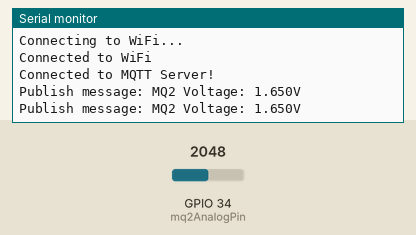
This sketch was run on a simulated ESP32. Parts: the last lines printed to the serial monitor. Inputs (shaded band) come from the test bench; at power-on: GPIO 34 (mq2AnalogPin) = 2048 (analog values on the 0–4095 scale). WiFi joins after 1.5 s; servers stay silent unless stated; no MQTT or app messages arrive unless stated.

Above: at 2.7 s.
2.8 s: GPIO 34 (mq2AnalogPin) set to 2866
At 4.1 s:
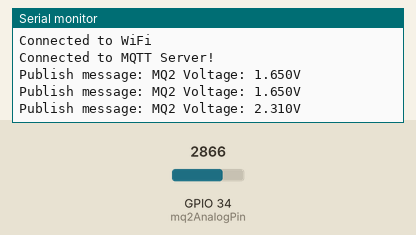
4.3 s: GPIO 34 (mq2AnalogPin) set to 3603
At 5.3 s:
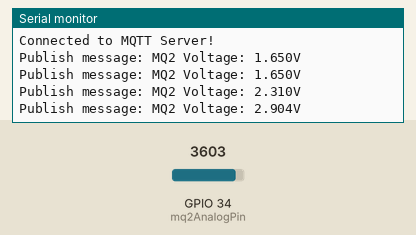
Timing chart, 0 to 7.3 s (numbered marks = the images above; inputs shaded):
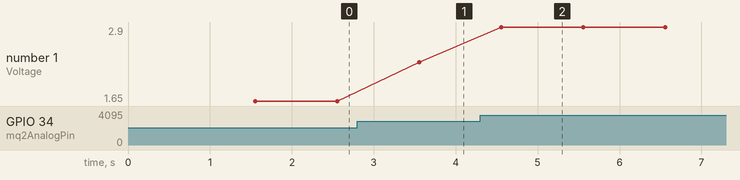

The sketch:

MQ2MQTT.ino
```cpp
#include <Arduino.h>
#include <WiFi.h>
#include <PubSubClient.h>

// WiFi参数
const char* ssid = "360wifi"; // 替换为你的WiFi名称
const char* password = "625625625"; // 替换为你的WiFi密码

// MQTT服务器参数
const char* mqttServer = "192.168.0.101";
const int mqttPort = 1883; // 你的MQTT端口（通常是1883）

// 初始化WiFi和MQTT客户端
WiFiClient espClient;
PubSubClient mqttClient(espClient);

// MQ2传感器的模拟输入引脚
const int mq2AnalogPin = 34; // 将MQ2的A0端口连接到ESP32的GPIO34

void setup() {
  Serial.begin(115200);
  // 连接WiFi
  WiFi.begin(ssid, password);

  while (WiFi.status() != WL_CONNECTED) {
    delay(500);
    Serial.println("Connecting to WiFi...");
  }
  Serial.println("Connected to WiFi");

  // 设置MQTT服务器和端口
  mqttClient.setServer(mqttServer, mqttPort);

  // 连接到MQTT服务器
  if (mqttClient.connect("ESP32Client")) {
    Serial.println("Connected to MQTT Server!");
  } else {
    Serial.print("failed with state ");
    Serial.print(mqttClient.state());
    delay(2000);
  }

  // ESP32支持12位模拟读取分辨率
  analogReadResolution(12);
}

void loop() {
  if (!mqttClient.connected()) {
    reconnect();
  }
  mqttClient.loop();

  // 读取MQ2传感器数据
  int mq2Value = analogRead(mq2AnalogPin);
  float voltage = mq2Value / 4095.0 * 3.3; // 计算电压值

  // 生成要发布的消息
  char msg[50];
  snprintf(msg, 50, "MQ2 Voltage: %.3fV", voltage);

  // 每秒发布一次消息
  Serial.print("Publish message: ");
  Serial.println(msg);
  mqttClient.publish("sensor/mq2", msg);

  delay(1000);
}

void reconnect() {
  // 在这里，我们重新连接到服务器
  while (!mqttClient.connected()) {
    Serial.print("Attempting MQTT connection...");
    // 尝试连接
    if (mqttClient.connect("ESP32Client")) {
      Serial.println("connected");
      // 一旦连接上，我们可能需要重新订阅
    } else {
      Serial.print("failed, rc=");
      Serial.print(mqttClient.state());
      Serial.println(" try again in 5 seconds");
      // 等待5秒钟后重试
      delay(5000);
    }
  }
}
```

Measured:
- after the input at 2.8 s, the serial monitor: prints a new line after 0.76 s (image 1)
- after the input at 4.3 s, the serial monitor: prints a new line after 0.26 s (image 2)
- plotted number 1: 1.65 → 2.31 after the input at 2.8 s, 2.31 → 2.9 after the input at 4.3 s
